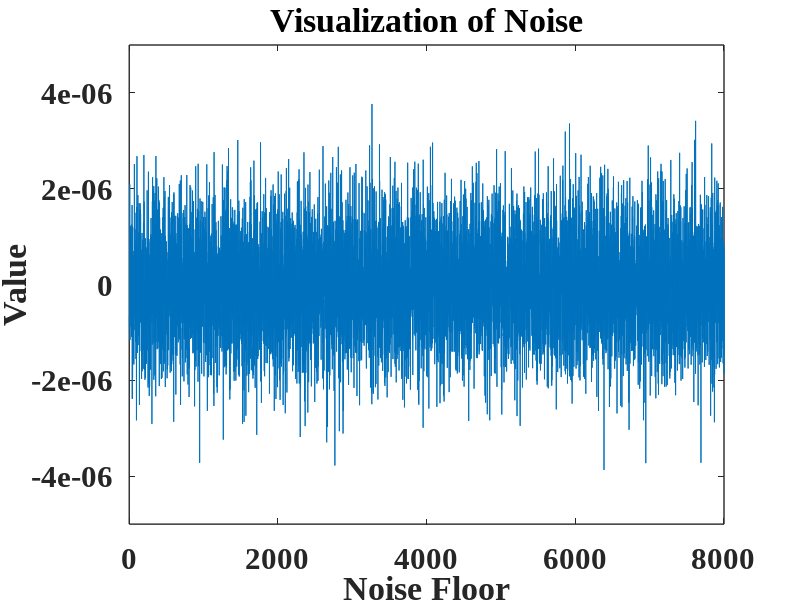

Source code (MATLAB):
clc % 清除命令窗口
clear % 清除所有变量
close all % 关闭所有图窗

% *************************************************************************
% 复现图3。
% nTrial
% 运行所有试验的神经网络模型。
%
% Wang Yao, 2024年1月29日, 天津大学。
% *************************************************************************

% 定义试验间隔时间，以毫秒为单位
IntvlTrial  = [0 4000]; % ms，表示试验持续时间从0到4000毫秒
IntvlReplay = [0 400];  % ms，表示复现(replay)过程的时间从0到400毫秒

% 时间步长，模拟过程中每一步的时间间隔
dt          = 0.5;      % time step，时间步长为0.5毫秒

% 根据间隔和时间步长生成时间点
TimeTrial   = ( IntvlTrial(1)  : dt : IntvlTrial(2)  )'; % 生成试验过程的时间点

% 计算时间点的数量
nTimeTrial  = length(TimeTrial);    % 试验时间点的数量
NoiseV1     = 1*10^-6*randn(nTimeTrial, 1);  % 生成随机数列


% 初始化图形参数
TITLE_SIZE     = 22; % 标题文本大小
LABEL_SIZE     = 22; % 标签文字大小
AXIS_FONT_SIZE = 22; % 坐标轴文字大小
figurePath     = './'; % 确保这是一个有效的路径

% 绘制随机数列
figure('Name', 'Figure 3', 'Units', 'Inches', 'Position', [0, 0, 8, 6], 'NumberTitle', 'off');
plot(1:nTimeTrial, NoiseV1);


% 调整坐标轴标签和标题
title('Visualization of Noise', 'FontSize', TITLE_SIZE, 'FontWeight', 'bold');
xlabel('Noise Floor', 'FontSize', LABEL_SIZE, 'FontWeight', 'bold');
ylabel('Value', 'FontSize', LABEL_SIZE, 'FontWeight', 'bold');

% 设置坐标轴文字大小和坐标轴范围
set(gca, 'FontSize', AXIS_FONT_SIZE, 'FontWeight', 'bold', 'LineWidth', 1);
axis([0, 8000, -5*10^-6, 5*10^-6]);
set(gca, 'FontName', 'Times New Roman'); % 将文字字体设置为 Times New Roman


% 将图像保存为矢量图格式，适合发表质量要求较高的文章
set(gcf, 'PaperPositionMode', 'auto');
print('-depsc', sprintf('%sFigure3.eps', figurePath)); % 保存为EPS格式
